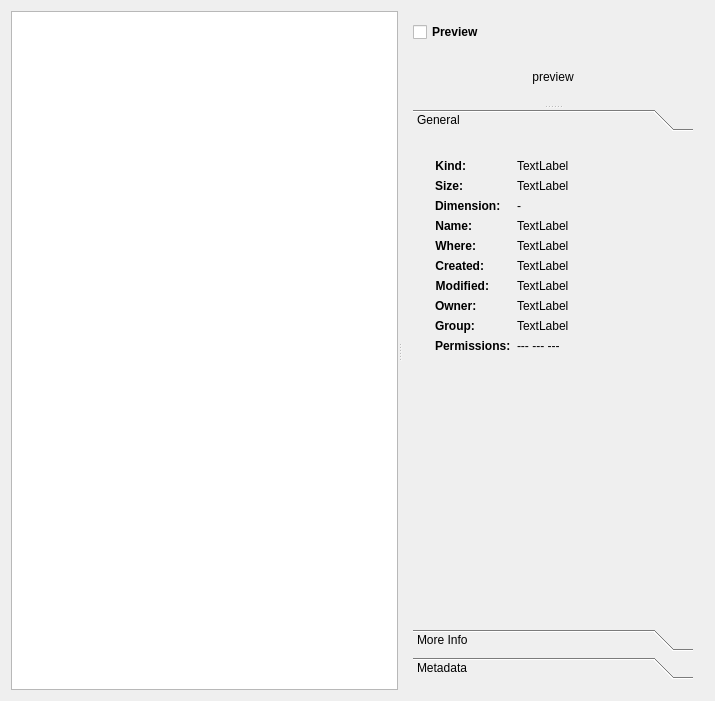
<?xml version="1.0" encoding="UTF-8"?>
<ui version="4.0">
 <class>FileManager</class>
 <widget class="QWidget" name="FileManager">
  <property name="geometry">
   <rect>
    <x>0</x>
    <y>0</y>
    <width>715</width>
    <height>701</height>
   </rect>
  </property>
  <property name="sizePolicy">
   <sizepolicy hsizetype="Preferred" vsizetype="Preferred">
    <horstretch>0</horstretch>
    <verstretch>0</verstretch>
   </sizepolicy>
  </property>
  <layout class="QHBoxLayout" name="horizontalLayout">
   <item>
    <widget class="QSplitter" name="mainSplitter">
     <property name="orientation">
      <enum>Qt::Horizontal</enum>
     </property>
     <property name="childrenCollapsible">
      <bool>false</bool>
     </property>
     <widget class="QListView" name="listView">
      <property name="sizePolicy">
       <sizepolicy hsizetype="Fixed" vsizetype="Expanding">
        <horstretch>0</horstretch>
        <verstretch>0</verstretch>
       </sizepolicy>
      </property>
     </widget>
     <widget class="QWidget" name="infoContainerWidget" native="true">
      <property name="sizePolicy">
       <sizepolicy hsizetype="Expanding" vsizetype="Preferred">
        <horstretch>0</horstretch>
        <verstretch>0</verstretch>
       </sizepolicy>
      </property>
      <layout class="QVBoxLayout" name="verticalLayout">
       <item>
        <widget class="QCheckBox" name="previewCheckBox">
         <property name="font">
          <font>
           <weight>75</weight>
           <bold>true</bold>
          </font>
         </property>
         <property name="text">
          <string>Preview</string>
         </property>
        </widget>
       </item>
       <item>
        <widget class="QSplitter" name="infoSplitter">
         <property name="orientation">
          <enum>Qt::Vertical</enum>
         </property>
         <property name="childrenCollapsible">
          <bool>false</bool>
         </property>
         <widget class="QLabel" name="previewLabel">
          <property name="minimumSize">
           <size>
            <width>32</width>
            <height>32</height>
           </size>
          </property>
          <property name="text">
           <string>preview</string>
          </property>
          <property name="alignment">
           <set>Qt::AlignCenter</set>
          </property>
         </widget>
         <widget class="QToolBox" name="infoToolBox">
          <property name="font">
           <font>
            <weight>50</weight>
            <bold>false</bold>
           </font>
          </property>
          <property name="currentIndex">
           <number>0</number>
          </property>
          <widget class="QWidget" name="GeneralInfo">
           <property name="geometry">
            <rect>
             <x>0</x>
             <y>0</y>
             <width>267</width>
             <height>475</height>
            </rect>
           </property>
           <attribute name="label">
            <string>General</string>
           </attribute>
           <layout class="QVBoxLayout" name="verticalLayout_4">
            <item>
             <widget class="QWidget" name="infoWidget" native="true">
              <layout class="QFormLayout" name="formLayout">
               <item row="0" column="0">
                <widget class="QLabel" name="label">
                 <property name="sizePolicy">
                  <sizepolicy hsizetype="Fixed" vsizetype="Fixed">
                   <horstretch>0</horstretch>
                   <verstretch>0</verstretch>
                  </sizepolicy>
                 </property>
                 <property name="font">
                  <font>
                   <weight>75</weight>
                   <bold>true</bold>
                  </font>
                 </property>
                 <property name="text">
                  <string>Kind:</string>
                 </property>
                 <property name="alignment">
                  <set>Qt::AlignRight|Qt::AlignTrailing|Qt::AlignVCenter</set>
                 </property>
                </widget>
               </item>
               <item row="0" column="1">
                <widget class="QLabel" name="kindLabel">
                 <property name="sizePolicy">
                  <sizepolicy hsizetype="Preferred" vsizetype="Fixed">
                   <horstretch>0</horstretch>
                   <verstretch>0</verstretch>
                  </sizepolicy>
                 </property>
                 <property name="text">
                  <string>TextLabel</string>
                 </property>
                </widget>
               </item>
               <item row="2" column="0">
                <widget class="QLabel" name="label_4">
                 <property name="font">
                  <font>
                   <weight>75</weight>
                   <bold>true</bold>
                  </font>
                 </property>
                 <property name="text">
                  <string>Size:</string>
                 </property>
                 <property name="alignment">
                  <set>Qt::AlignRight|Qt::AlignTrailing|Qt::AlignVCenter</set>
                 </property>
                </widget>
               </item>
               <item row="2" column="1">
                <widget class="QLabel" name="sizeLabel">
                 <property name="sizePolicy">
                  <sizepolicy hsizetype="Preferred" vsizetype="Fixed">
                   <horstretch>0</horstretch>
                   <verstretch>0</verstretch>
                  </sizepolicy>
                 </property>
                 <property name="text">
                  <string>TextLabel</string>
                 </property>
                </widget>
               </item>
               <item row="5" column="0">
                <widget class="QLabel" name="label_3">
                 <property name="font">
                  <font>
                   <weight>75</weight>
                   <bold>true</bold>
                  </font>
                 </property>
                 <property name="text">
                  <string>Name:</string>
                 </property>
                 <property name="alignment">
                  <set>Qt::AlignRight|Qt::AlignTrailing|Qt::AlignVCenter</set>
                 </property>
                </widget>
               </item>
               <item row="5" column="1">
                <widget class="QLabel" name="fileLabel">
                 <property name="sizePolicy">
                  <sizepolicy hsizetype="Preferred" vsizetype="Fixed">
                   <horstretch>0</horstretch>
                   <verstretch>0</verstretch>
                  </sizepolicy>
                 </property>
                 <property name="text">
                  <string>TextLabel</string>
                 </property>
                </widget>
               </item>
               <item row="7" column="0">
                <widget class="QLabel" name="label_2">
                 <property name="sizePolicy">
                  <sizepolicy hsizetype="Fixed" vsizetype="Fixed">
                   <horstretch>0</horstretch>
                   <verstretch>0</verstretch>
                  </sizepolicy>
                 </property>
                 <property name="font">
                  <font>
                   <weight>75</weight>
                   <bold>true</bold>
                  </font>
                 </property>
                 <property name="text">
                  <string>Where:</string>
                 </property>
                 <property name="alignment">
                  <set>Qt::AlignRight|Qt::AlignTrailing|Qt::AlignVCenter</set>
                 </property>
                </widget>
               </item>
               <item row="7" column="1">
                <widget class="QLabel" name="pathLabel">
                 <property name="sizePolicy">
                  <sizepolicy hsizetype="Preferred" vsizetype="Fixed">
                   <horstretch>0</horstretch>
                   <verstretch>0</verstretch>
                  </sizepolicy>
                 </property>
                 <property name="text">
                  <string>TextLabel</string>
                 </property>
                </widget>
               </item>
               <item row="9" column="0">
                <widget class="QLabel" name="label_8">
                 <property name="font">
                  <font>
                   <weight>75</weight>
                   <bold>true</bold>
                  </font>
                 </property>
                 <property name="text">
                  <string>Created:</string>
                 </property>
                 <property name="alignment">
                  <set>Qt::AlignRight|Qt::AlignTrailing|Qt::AlignVCenter</set>
                 </property>
                </widget>
               </item>
               <item row="9" column="1">
                <widget class="QLabel" name="createdLabel">
                 <property name="sizePolicy">
                  <sizepolicy hsizetype="Preferred" vsizetype="Fixed">
                   <horstretch>0</horstretch>
                   <verstretch>0</verstretch>
                  </sizepolicy>
                 </property>
                 <property name="text">
                  <string>TextLabel</string>
                 </property>
                </widget>
               </item>
               <item row="11" column="0">
                <widget class="QLabel" name="label_9">
                 <property name="font">
                  <font>
                   <weight>75</weight>
                   <bold>true</bold>
                  </font>
                 </property>
                 <property name="text">
                  <string>Modified:</string>
                 </property>
                 <property name="alignment">
                  <set>Qt::AlignRight|Qt::AlignTrailing|Qt::AlignVCenter</set>
                 </property>
                </widget>
               </item>
               <item row="11" column="1">
                <widget class="QLabel" name="modifiedLabel">
                 <property name="sizePolicy">
                  <sizepolicy hsizetype="Preferred" vsizetype="Fixed">
                   <horstretch>0</horstretch>
                   <verstretch>0</verstretch>
                  </sizepolicy>
                 </property>
                 <property name="text">
                  <string>TextLabel</string>
                 </property>
                </widget>
               </item>
               <item row="13" column="0">
                <widget class="QLabel" name="label_6">
                 <property name="sizePolicy">
                  <sizepolicy hsizetype="Fixed" vsizetype="Fixed">
                   <horstretch>0</horstretch>
                   <verstretch>0</verstretch>
                  </sizepolicy>
                 </property>
                 <property name="font">
                  <font>
                   <weight>75</weight>
                   <bold>true</bold>
                  </font>
                 </property>
                 <property name="text">
                  <string>Owner:</string>
                 </property>
                </widget>
               </item>
               <item row="13" column="1">
                <widget class="QLabel" name="ownerLabel">
                 <property name="sizePolicy">
                  <sizepolicy hsizetype="Preferred" vsizetype="Fixed">
                   <horstretch>0</horstretch>
                   <verstretch>0</verstretch>
                  </sizepolicy>
                 </property>
                 <property name="text">
                  <string>TextLabel</string>
                 </property>
                </widget>
               </item>
               <item row="15" column="0">
                <widget class="QLabel" name="label_10">
                 <property name="sizePolicy">
                  <sizepolicy hsizetype="Fixed" vsizetype="Fixed">
                   <horstretch>0</horstretch>
                   <verstretch>0</verstretch>
                  </sizepolicy>
                 </property>
                 <property name="font">
                  <font>
                   <weight>75</weight>
                   <bold>true</bold>
                  </font>
                 </property>
                 <property name="text">
                  <string>Group:</string>
                 </property>
                </widget>
               </item>
               <item row="15" column="1">
                <widget class="QLabel" name="groupLabel">
                 <property name="sizePolicy">
                  <sizepolicy hsizetype="Preferred" vsizetype="Fixed">
                   <horstretch>0</horstretch>
                   <verstretch>0</verstretch>
                  </sizepolicy>
                 </property>
                 <property name="text">
                  <string>TextLabel</string>
                 </property>
                </widget>
               </item>
               <item row="17" column="0">
                <widget class="QLabel" name="label_12">
                 <property name="sizePolicy">
                  <sizepolicy hsizetype="Fixed" vsizetype="Fixed">
                   <horstretch>0</horstretch>
                   <verstretch>0</verstretch>
                  </sizepolicy>
                 </property>
                 <property name="font">
                  <font>
                   <weight>75</weight>
                   <bold>true</bold>
                  </font>
                 </property>
                 <property name="text">
                  <string>Permissions:</string>
                 </property>
                </widget>
               </item>
               <item row="17" column="1">
                <widget class="QLabel" name="permissionsLabel">
                 <property name="sizePolicy">
                  <sizepolicy hsizetype="Preferred" vsizetype="Fixed">
                   <horstretch>0</horstretch>
                   <verstretch>0</verstretch>
                  </sizepolicy>
                 </property>
                 <property name="text">
                  <string>--- --- ---</string>
                 </property>
                </widget>
               </item>
               <item row="4" column="0">
                <widget class="QLabel" name="label_14">
                 <property name="sizePolicy">
                  <sizepolicy hsizetype="Preferred" vsizetype="Fixed">
                   <horstretch>0</horstretch>
                   <verstretch>0</verstretch>
                  </sizepolicy>
                 </property>
                 <property name="font">
                  <font>
                   <weight>75</weight>
                   <bold>true</bold>
                  </font>
                 </property>
                 <property name="text">
                  <string>Dimension:</string>
                 </property>
                </widget>
               </item>
               <item row="4" column="1">
                <widget class="QLabel" name="dimensionLabel">
                 <property name="sizePolicy">
                  <sizepolicy hsizetype="Preferred" vsizetype="Fixed">
                   <horstretch>0</horstretch>
                   <verstretch>0</verstretch>
                  </sizepolicy>
                 </property>
                 <property name="text">
                  <string>-</string>
                 </property>
                </widget>
               </item>
              </layout>
             </widget>
            </item>
           </layout>
          </widget>
          <widget class="QWidget" name="MoreInfo">
           <property name="geometry">
            <rect>
             <x>0</x>
             <y>0</y>
             <width>267</width>
             <height>475</height>
            </rect>
           </property>
           <attribute name="label">
            <string>More Info</string>
           </attribute>
           <layout class="QVBoxLayout" name="verticalLayout_5">
            <item>
             <widget class="QWidget" name="widget" native="true">
              <layout class="QFormLayout" name="formLayout_2">
               <property name="fieldGrowthPolicy">
                <enum>QFormLayout::ExpandingFieldsGrow</enum>
               </property>
               <item row="0" column="0">
                <widget class="QLabel" name="label_7">
                 <property name="sizePolicy">
                  <sizepolicy hsizetype="Fixed" vsizetype="Fixed">
                   <horstretch>0</horstretch>
                   <verstretch>0</verstretch>
                  </sizepolicy>
                 </property>
                 <property name="font">
                  <font>
                   <weight>75</weight>
                   <bold>true</bold>
                  </font>
                 </property>
                 <property name="text">
                  <string>EXIF:</string>
                 </property>
                </widget>
               </item>
               <item row="0" column="1">
                <widget class="QLabel" name="exifLabel">
                 <property name="sizePolicy">
                  <sizepolicy hsizetype="Preferred" vsizetype="Fixed">
                   <horstretch>0</horstretch>
                   <verstretch>0</verstretch>
                  </sizepolicy>
                 </property>
                 <property name="text">
                  <string>&lt;none&gt;</string>
                 </property>
                </widget>
               </item>
               <item row="1" column="0">
                <widget class="QLabel" name="label_11">
                 <property name="sizePolicy">
                  <sizepolicy hsizetype="Preferred" vsizetype="Fixed">
                   <horstretch>0</horstretch>
                   <verstretch>0</verstretch>
                  </sizepolicy>
                 </property>
                 <property name="font">
                  <font>
                   <weight>75</weight>
                   <bold>true</bold>
                  </font>
                 </property>
                 <property name="text">
                  <string>IPTC:</string>
                 </property>
                </widget>
               </item>
               <item row="1" column="1">
                <widget class="QLabel" name="iptcLabel">
                 <property name="sizePolicy">
                  <sizepolicy hsizetype="Preferred" vsizetype="Fixed">
                   <horstretch>0</horstretch>
                   <verstretch>0</verstretch>
                  </sizepolicy>
                 </property>
                 <property name="text">
                  <string>&lt;none&gt;</string>
                 </property>
                </widget>
               </item>
               <item row="2" column="0">
                <widget class="QLabel" name="label_13">
                 <property name="sizePolicy">
                  <sizepolicy hsizetype="Preferred" vsizetype="Fixed">
                   <horstretch>0</horstretch>
                   <verstretch>0</verstretch>
                  </sizepolicy>
                 </property>
                 <property name="font">
                  <font>
                   <weight>75</weight>
                   <bold>true</bold>
                  </font>
                 </property>
                 <property name="text">
                  <string>XMP:</string>
                 </property>
                </widget>
               </item>
               <item row="2" column="1">
                <widget class="QLabel" name="xmpLabel">
                 <property name="sizePolicy">
                  <sizepolicy hsizetype="Preferred" vsizetype="Fixed">
                   <horstretch>0</horstretch>
                   <verstretch>0</verstretch>
                  </sizepolicy>
                 </property>
                 <property name="text">
                  <string>&lt;none&gt;</string>
                 </property>
                </widget>
               </item>
               <item row="3" column="0">
                <widget class="QLabel" name="label_15">
                 <property name="sizePolicy">
                  <sizepolicy hsizetype="Preferred" vsizetype="Fixed">
                   <horstretch>0</horstretch>
                   <verstretch>0</verstretch>
                  </sizepolicy>
                 </property>
                 <property name="font">
                  <font>
                   <weight>75</weight>
                   <bold>true</bold>
                  </font>
                 </property>
                 <property name="text">
                  <string>Comment:</string>
                 </property>
                </widget>
               </item>
               <item row="3" column="1">
                <widget class="QLabel" name="commentLabel">
                 <property name="sizePolicy">
                  <sizepolicy hsizetype="Preferred" vsizetype="Fixed">
                   <horstretch>0</horstretch>
                   <verstretch>0</verstretch>
                  </sizepolicy>
                 </property>
                 <property name="text">
                  <string>&lt;none&gt;</string>
                 </property>
                </widget>
               </item>
              </layout>
             </widget>
            </item>
           </layout>
          </widget>
          <widget class="QWidget" name="Metadata">
           <property name="geometry">
            <rect>
             <x>0</x>
             <y>0</y>
             <width>267</width>
             <height>475</height>
            </rect>
           </property>
           <attribute name="label">
            <string>Metadata</string>
           </attribute>
           <layout class="QVBoxLayout" name="verticalLayout_7">
            <item>
             <widget class="QTreeView" name="treeView"/>
            </item>
           </layout>
          </widget>
         </widget>
        </widget>
       </item>
      </layout>
     </widget>
    </widget>
   </item>
  </layout>
 </widget>
 <layoutdefault spacing="6" margin="11"/>
 <resources/>
 <connections/>
</ui>
